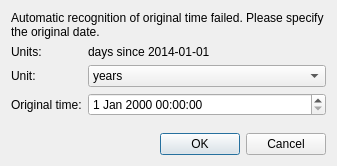
<?xml version="1.0" encoding="UTF-8"?>
<ui version="4.0">
 <class>GeoDataNetcdfImporterDateSelectDialog</class>
 <widget class="QDialog" name="GeoDataNetcdfImporterDateSelectDialog">
  <property name="geometry">
   <rect>
    <x>0</x>
    <y>0</y>
    <width>337</width>
    <height>166</height>
   </rect>
  </property>
  <property name="windowTitle">
   <string>Specify Original Date</string>
  </property>
  <layout class="QVBoxLayout" name="verticalLayout">
   <item>
    <widget class="QLabel" name="warningLabel">
     <property name="text">
      <string>Automatic recognition of original time failed. Please specify the original date.</string>
     </property>
     <property name="wordWrap">
      <bool>true</bool>
     </property>
    </widget>
   </item>
   <item>
    <layout class="QGridLayout" name="gridLayout" columnstretch="0,1">
     <item row="0" column="0">
      <widget class="QLabel" name="unitsLabel">
       <property name="text">
        <string>Units:</string>
       </property>
      </widget>
     </item>
     <item row="0" column="1">
      <widget class="QLabel" name="unitsValueLabel">
       <property name="text">
        <string>days since 2014-01-01</string>
       </property>
      </widget>
     </item>
     <item row="1" column="0">
      <widget class="QLabel" name="importUnitsAsLabel">
       <property name="text">
        <string>Unit:</string>
       </property>
      </widget>
     </item>
     <item row="1" column="1">
      <widget class="QComboBox" name="importUnitsAsComboBox">
       <item>
        <property name="text">
         <string>years</string>
        </property>
       </item>
       <item>
        <property name="text">
         <string>days</string>
        </property>
       </item>
       <item>
        <property name="text">
         <string>hours</string>
        </property>
       </item>
       <item>
        <property name="text">
         <string>minutes</string>
        </property>
       </item>
       <item>
        <property name="text">
         <string>seconds</string>
        </property>
       </item>
      </widget>
     </item>
     <item row="2" column="0">
      <widget class="QLabel" name="unitsLabel_2">
       <property name="text">
        <string>Original time:</string>
       </property>
      </widget>
     </item>
     <item row="2" column="1">
      <widget class="QDateTimeEdit" name="dateTimeEdit"/>
     </item>
    </layout>
   </item>
   <item>
    <spacer name="verticalSpacer">
     <property name="orientation">
      <enum>Qt::Vertical</enum>
     </property>
     <property name="sizeHint" stdset="0">
      <size>
       <width>20</width>
       <height>17</height>
      </size>
     </property>
    </spacer>
   </item>
   <item>
    <widget class="QDialogButtonBox" name="buttonBox">
     <property name="orientation">
      <enum>Qt::Horizontal</enum>
     </property>
     <property name="standardButtons">
      <set>QDialogButtonBox::Cancel|QDialogButtonBox::Ok</set>
     </property>
    </widget>
   </item>
  </layout>
  <zorder>buttonBox</zorder>
  <zorder>warningLabel</zorder>
  <zorder>verticalSpacer</zorder>
 </widget>
 <tabstops>
  <tabstop>importUnitsAsComboBox</tabstop>
  <tabstop>dateTimeEdit</tabstop>
 </tabstops>
 <resources/>
 <connections>
  <connection>
   <sender>buttonBox</sender>
   <signal>accepted()</signal>
   <receiver>GeoDataNetcdfImporterDateSelectDialog</receiver>
   <slot>accept()</slot>
   <hints>
    <hint type="sourcelabel">
     <x>248</x>
     <y>254</y>
    </hint>
    <hint type="destinationlabel">
     <x>157</x>
     <y>274</y>
    </hint>
   </hints>
  </connection>
  <connection>
   <sender>buttonBox</sender>
   <signal>rejected()</signal>
   <receiver>GeoDataNetcdfImporterDateSelectDialog</receiver>
   <slot>reject()</slot>
   <hints>
    <hint type="sourcelabel">
     <x>316</x>
     <y>260</y>
    </hint>
    <hint type="destinationlabel">
     <x>286</x>
     <y>274</y>
    </hint>
   </hints>
  </connection>
 </connections>
</ui>
